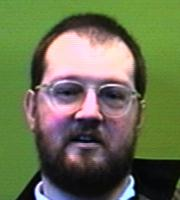
#> input picture data/essexfaces/9326871.10.jpg, 180 x 200 px; its folder holds 4 pictures in this run
$ python main.py
#> lines starting #> are read from the running program, lines starting #| are printed output that depends on the picture
### src/util.py
"""
Load functions supporting the generator system.
"""

import glob
import imageio
import numpy as np
import matplotlib.pyplot as plt
import matplotlib.cm as cm

def load_images(path):
#> called with path = '../data/essexfaces/*'
    images = []
    for im_path in glob.glob(path+"*"):
        im = imageio.imread(im_path)
#> im is the input picture: shape (200, 180, 3); mean R, G, B 106.4, 113.2, 81.3
        im = to_greyscale(im)
#> in to_greyscale, `return np.dot(im[...,:3], [.3, .6, .1])`:
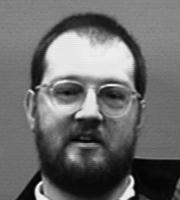
#> returned value: shape (200, 180) float64; min 0.4, max 248.1, mean 108
        images.append(im.flatten())
#> pass 2 of the loop in load_images, `for im_path in glob.glob(path+"*"):`:
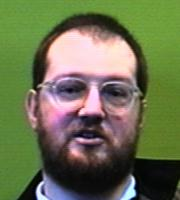
#> input picture data/essexfaces/9326871.12.jpg, 180 x 200 px
#> in load_images, im is the input picture: shape (200, 180, 3); mean R, G, B 107.5, 113.5, 80.4
#> in to_greyscale (call 2), `return np.dot(im[...,:3], [.3, .6, .1])`:
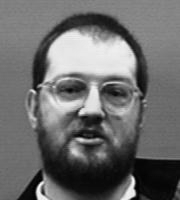
#> returned value: shape (200, 180) float64; min 0.4, max 252.3, mean 108.4
#> pass 3 of the loop in load_images, `for im_path in glob.glob(path+"*"):`:
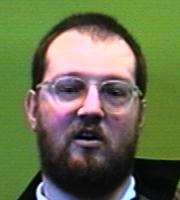
#> input picture data/essexfaces/9326871.17.jpg, 180 x 200 px
#> in load_images, im is the input picture: shape (200, 180, 3); mean R, G, B 105.5, 112, 78.7
#> in to_greyscale (call 3), `return np.dot(im[...,:3], [.3, .6, .1])`:
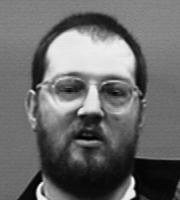
#> returned value: shape (200, 180) float64; min 0.7, max 250.8, mean 106.7
#> the loop made 4 passes; the first 3 are shown
    return np.array(images).astype(int)

def to_greyscale(im):
    """https://stackoverflow.com/questions/41971663/use-numpy-to-convert-rgb-pixel-array-into-grayscale"""
    return np.dot(im[...,:3], [.3, .6, .1])

def display_samples(data, start, shape=(243, 320)):
    """Displays 16 samples from start in a subplot."""
    for i in range(0, 16):
        plt.subplot(4, 4, i+1)
        display_sample(data, start + i, shape)
    plt.show()

def display_sample(data, n, shape=(243, 320)):
    """Displays sample n"""
    image = np.reshape(data[n, :], shape, order='F').transpose()
    plt.imshow(image, cmap=cm.Greys_r)

### src/train.py
import numpy as np
import scipy
from math import sqrt

def train_random_projection(data, k):
    """Performs a random projection of the data into k dimensions.
    Let n be the number of samples
        d be the original number of dimensions
        k be the new number of dimensions
        R be a random matrix
    """
#> called with data = array of shape (4, 36000), k = 16
    n, d = data.shape
#> n = 4; d = 36000
    print(data.shape)
#| (4, 36000)

    R = (np.random.choice(3, d*k, p=[1/6, 2/3, 1/6])) - 1
    R = R * sqrt(3)
    R = R.reshape((d, k))

    projected = np.dot((data - np.mean(data)), R)
    return projected

# [11 lines left out: function train_pca, not called in this run]

def PCA_project(data, eigenvects):
    """Projects the given data into the given eigenbasis."""
    return np.dot((data - np.mean(data)), eigenvects)

### src/main.py
"""
Dataset:
http://vision.ucsd.edu/content/yale-face-database

TODO:
- Perform PCA
- Gen new data

"""

import numpy as np
import util
from train import train_random_projection

ESSEX_PATH = "../data/essexfaces/*"
ESSEX_SHAPE = (180, 200)

if __name__ == "__main__":
    images = util.load_images(ESSEX_PATH)
    images = train_random_projection(images, 16)
    print(images.shape)
#| (4, 16)
    print(images[0])
    util.display_samples(images, 1, ESSEX_SHAPE)
#> (the run stopped early here; a loop or call above may not have finished)
